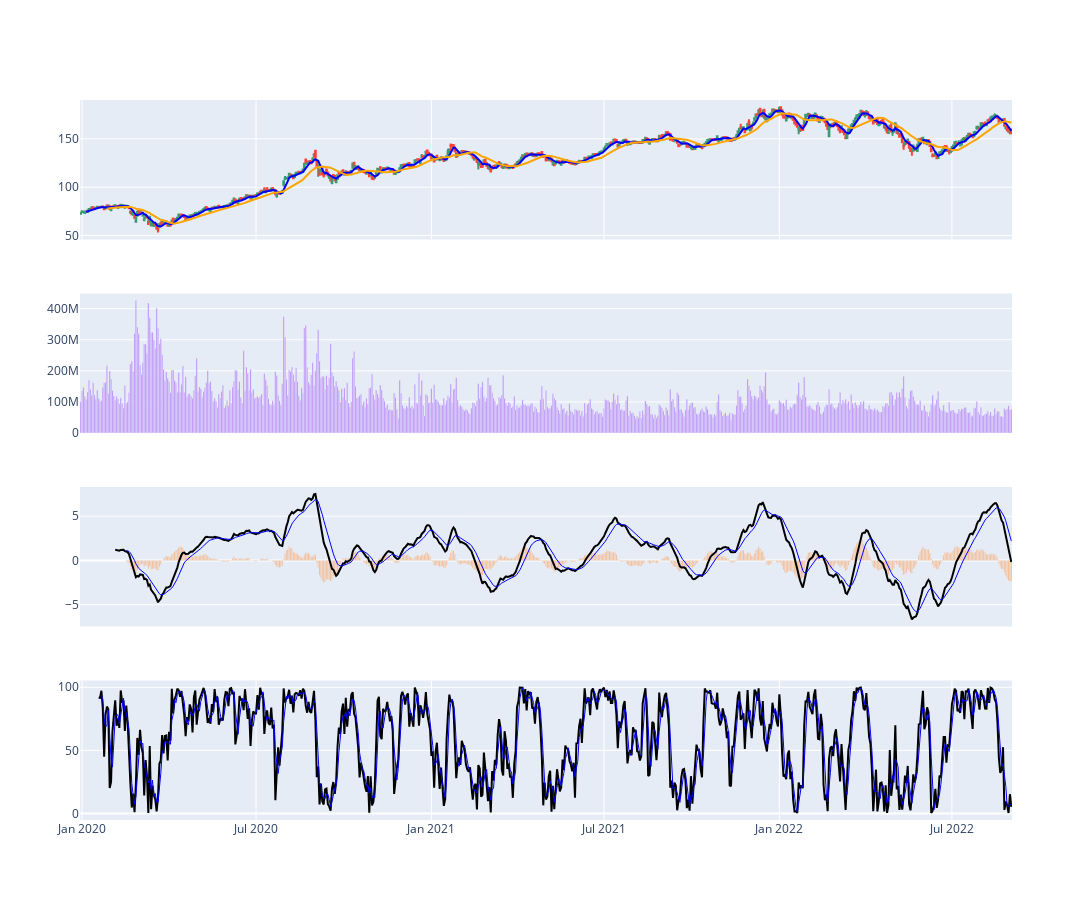

The notebook cell saved with this chart:
### Code cell
# MACD
macd = MACD(close=df['Close'])

# stochastics
stoch = StochasticOscillator(high=df['High'],
                             close=df['Close'],
                             low=df['Low'],
                             n=14, 
                             d_n=3)

fig = make_subplots(rows=4, cols=1, shared_xaxes=True)

# Plot OHLC on 1st subplot (using the codes from before)
fig.add_trace(go.Candlestick(x=df.index,
                             open=df['Open'],
                             high=df['High'],
                             low=df['Low'],
                             close=df['Close'], 
                             showlegend=False))
# add moving average traces
fig.add_trace(go.Scatter(x=df.index, 
                         y=df['MA5'], 
                         line=dict(color='blue', width=2), 
                         name='MA 5'))
fig.add_trace(go.Scatter(x=df.index, 
                         y=df['MA20'], 
                         line=dict(color='orange', width=2), 
                         name='MA 20'))

# Plot volume trace on 2nd row 
fig.add_trace(go.Bar(x=df.index, 
                     y=df['Volume']
                    ), row=2, col=1)

# Plot MACD trace on 3rd row
fig.add_trace(go.Bar(x=df.index, 
                     y=macd.macd_diff()
                    ), row=3, col=1)
fig.add_trace(go.Scatter(x=df.index,
                         y=macd.macd(),
                         line=dict(color='black', width=2)
                        ), row=3, col=1)
fig.add_trace(go.Scatter(x=df.index,
                         y=macd.macd_signal(),
                         line=dict(color='blue', width=1)
                        ), row=3, col=1)

# Plot stochastics trace on 4th row 
fig.add_trace(go.Scatter(x=df.index,
                         y=stoch.stoch(),
                         line=dict(color='black', width=2)
                        ), row=4, col=1)
fig.add_trace(go.Scatter(x=df.index,
                         y=stoch.stoch_signal(),
                         line=dict(color='blue', width=1)
                        ), row=4, col=1)

# update layout by changing the plot size, hiding legends & rangeslider, and removing gaps between dates
fig.update_layout(height=900, width=1200, 
                  showlegend=False, 
                  xaxis_rangeslider_visible=False,
                  xaxis_rangebreaks=[dict(values=dt_breaks)])

fig.show()

### Figure 1 — Plotly figure (JSON) as saved in the notebook; plotly's stock layout.template omitted (floating-point values rounded to 4 significant figures; data arrays with more than 128 entries replaced by an {"elided": "..."} marker saying what was removed)
{"data": [{"close": {"elided": "675 float values"}, "high": {"elided": "675 float values"}, "low": {"elided": "675 float values"}, "open": {"elided": "675 float values"}, "showlegend": false, "type": "candlestick", "x": {"elided": "675 str values"}}, {"line": {"color": "blue", "width": 2}, "name": "MA 5", "type": "scatter", "x": {"elided": "675 str values"}, "y": {"elided": "675 float values"}}, {"line": {"color": "orange", "width": 2}, "name": "MA 20", "type": "scatter", "x": {"elided": "675 str values"}, "y": {"elided": "675 float values"}}, {"type": "bar", "x": {"elided": "675 str values"}, "xaxis": "x2", "y": {"elided": "675 int values"}, "yaxis": "y2"}, {"type": "bar", "x": {"elided": "675 str values"}, "xaxis": "x3", "y": {"elided": "675 float values"}, "yaxis": "y3"}, {"line": {"color": "black", "width": 2}, "type": "scatter", "x": {"elided": "675 str values"}, "xaxis": "x3", "y": {"elided": "675 float values"}, "yaxis": "y3"}, {"line": {"color": "blue", "width": 1}, "type": "scatter", "x": {"elided": "675 str values"}, "xaxis": "x3", "y": {"elided": "675 float values"}, "yaxis": "y3"}, {"line": {"color": "black", "width": 2}, "type": "scatter", "x": {"elided": "675 str values"}, "xaxis": "x4", "y": {"elided": "675 float values"}, "yaxis": "y4"}, {"line": {"color": "blue", "width": 1}, "type": "scatter", "x": {"elided": "675 str values"}, "xaxis": "x4", "y": {"elided": "675 float values"}, "yaxis": "y4"}], "layout": {"height": 900, "showlegend": false, "width": 1200, "xaxis": {"anchor": "y", "domain": [0, 1], "matches": "x4", "rangebreaks": [{"values": {"elided": "302 str values"}}], "rangeslider": {"visible": false}, "showticklabels": false}, "xaxis2": {"anchor": "y2", "domain": [0, 1], "matches": "x4", "showticklabels": false}, "xaxis3": {"anchor": "y3", "domain": [0, 1], "matches": "x4", "showticklabels": false}, "xaxis4": {"anchor": "y4", "domain": [0, 1]}, "yaxis": {"anchor": "x", "domain": [0.8063, 1]}, "yaxis2": {"anchor": "x2", "domain": [0.5375, 0.7312]}, "yaxis3": {"anchor": "x3", "domain": [0.2687, 0.4625]}, "yaxis4": {"anchor": "x4", "domain": [0, 0.1938]}}}
